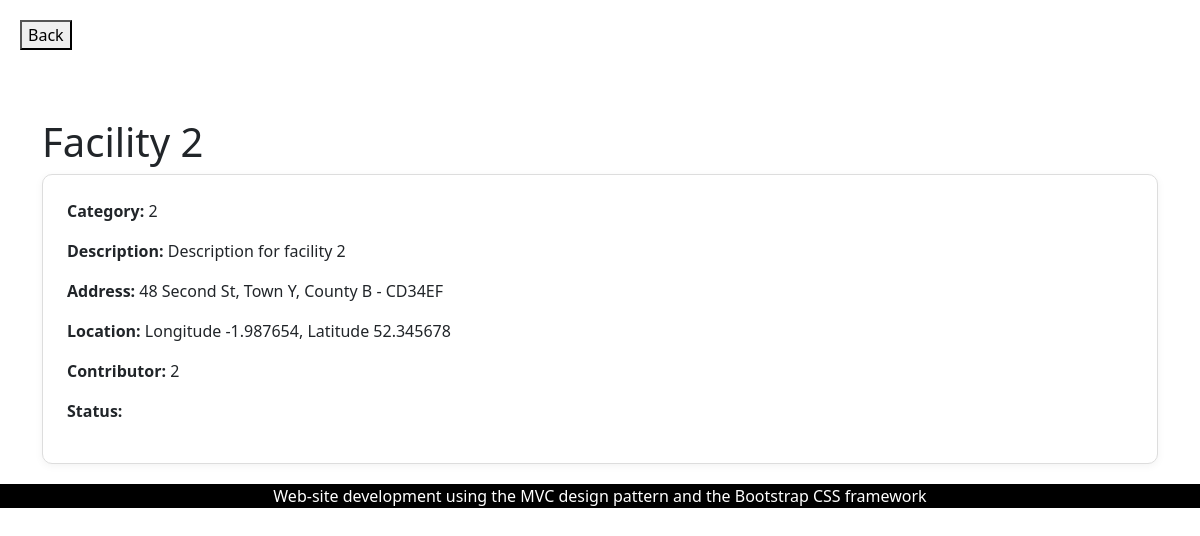
Page /ecoFacilityDetails.php?id=2 on the committed database.
### tables this page shows
CREATE TABLE ecoFacilities (
    id INTEGER PRIMARY KEY AUTOINCREMENT,  -- PK, UQ, NN, AI
    title VARCHAR(50) NOT NULL,            -- NN
    category INTEGER NOT NULL,             -- FK to ecoCategories(id)
    description VARCHAR(150) NOT NULL,     -- NN
    houseNumber VARCHAR(50),               -- Optional
    streetName VARCHAR(50),                -- Optional
    county VARCHAR(50),                    -- Optional
    town VARCHAR(50),                      -- Optional
    postcode VARCHAR(7) NOT NULL,          -- NN
    lng FLOAT NOT NULL,                    -- NN
    lat FLOAT NOT NULL,                    -- NN
    contributor INTEGER NOT NULL, status TEXT,          -- FK to ecoUser(id)
    FOREIGN KEY (category) REFERENCES ecoCategories(id),
    FOREIGN KEY (contributor) REFERENCES ecoUser(id)
);

### ecoFacilityDetails.php (called while the page is built, shortened)
<?php
require_once('Models/ecoFacilityDataSet.php');
$id = $_GET['id'] ?? null;
$dataSet = new EcoFacilityDataSet();
$facility = $dataSet->fetchEcoFacility($id);
require('Views/ecoFacilityDetails.phtml');
require('Views/template/footer.phtml');
?>

### Models/Database.php (called while the page is built, shortened)
<?php
class Database {
    protected static $_dbInstance = null;
    protected $_dbHandle;
    public static function getInstance() {
        if(self::$_dbInstance === null) {
            self::$_dbInstance = new self();
        }
        return self::$_dbInstance;
    }
    private function __construct() {
        try {
            $this->_dbHandle = new PDO("sqlite:database/ecoBuddy.db");
        }
        catch (PDOException $e) {
            echo $e->getMessage();
        }
    }
    public function getdbConnection() {
        return $this->_dbHandle;
    }
}

### Models/ecoFacilityDataSet.php (called while the page is built, shortened)
<?php
require_once('Database.php');
require_once('ecoFacilityData.php');
class EcoFacilityDataSet {
    protected $_dbHandle;
    public function __construct() {
        $this->_dbHandle = Database::getInstance()->getdbConnection();
    }
    public function fetchEcoFacility($id) {
        $sqlQuery = "SELECT * FROM ecoFacilities WHERE id = :id";
        $stmt = $this->_dbHandle->prepare($sqlQuery);
        $stmt->execute(['id' => $id]);
        $row = $stmt->fetch(PDO::FETCH_ASSOC);
        if ($row) {
            return new ecoFacilityData($row);
        }
        return null;
    }
}

### Models/ecoFacilityData.php (called while the page is built, shortened)
<?php
class ecoFacilityData {
    protected $id, $title, $category, $description, $houseNumber, $streetName, $county, $town, $postcode, $longitude, $latitude, $contributor, $status;
    public function __construct($dbRow){
        $this->title = $dbRow['title'];
        $this->category = $dbRow['category'];
        $this->description = $dbRow['description'];
        $this->houseNumber = $dbRow['houseNumber'];
        $this->streetName = $dbRow['streetName'];
        $this->county = $dbRow['county'];
        $this->town = $dbRow['town'];
        $this->postcode = $dbRow['postcode'];
        $this->longitude = $dbRow['lng'];
        $this->latitude = $dbRow['lat'];
        $this->contributor = $dbRow['contributor'];
    }
    public function getTitle() {
        return $this->title;
    }
    public function getCategory() {
        return $this->category;
    }
    public function getDescription() {
        return $this->description;
    }
    public function getHouseNumber() {
        return $this->houseNumber;
    }
    public function getStreetName() {
        return $this->streetName;
    }
    public function getCounty() {
        return $this->county;
    }
    public function getTown() {
        return $this->town;
    }
    public function getPostcode() {
        return $this->postcode;
    }
    public function getLongitude() {
        return $this->longitude;
    }
    public function getLatitude() {
        return $this->latitude;
    }
    public function getContributor() {
        return $this->contributor;
    }
}

### Views/ecoFacilityDetails.phtml (the view, shortened to what this page needs)
<!DOCTYPE html>
<html lang="en">
<head>
    <link rel="stylesheet" href="https://cdn.jsdelivr.net/npm/bootstrap@5.3.0/dist/css/bootstrap.min.css">
    <link href="/css/my-style.css" rel="stylesheet">
</head>
<body>
<button onclick="history.back()" style="margin: 20px;">Back</button>
<div class="container mt-5">
    <h1><?= htmlspecialchars($facility->getTitle()) ?></h1>
    <div class="card p-4">
        <p><strong>Category:</strong> <?= htmlspecialchars($facility->getCategory()) ?></p>
        <p><strong>Description:</strong> <?= htmlspecialchars($facility->getDescription()) ?></p>
        <p><strong>Address:</strong> <?= htmlspecialchars($facility->getHouseNumber() . ' ' . $facility->getStreetName() . ', ' . $facility->getTown() . ', ' . $facility->getCounty() . ' - ' . $facility->getPostcode()) ?></p>
        <p><strong>Location:</strong> Longitude <?= htmlspecialchars($facility->getLongitude()) ?>, Latitude <?= htmlspecialchars($facility->getLatitude()) ?></p>
        <p><strong>Contributor:</strong> <?= htmlspecialchars($facility->getContributor()) ?></p>
        <p><strong>Status:</strong> <?= htmlspecialchars($facility->getStatus()) ?></p>
    </div>
</div>
</body>
</html>

### css/my-style.css (style rules this page uses)
.card { background-color: #ffffff; border: 1px solid #ddd; border-radius: 10px; padding: 20px; margin-bottom: 20px; box-shadow: 0 2px 8px rgba(0, 0, 0, 0.05); }

### rows in the picture
ecofacilities: title "Facility 2", category "2", description "Description for facility 2", houseNumber+streetName+town "48 Second St, Town Y, County B - CD34EF", lng "-1.987654", lat "52.345678", contributor "2"
